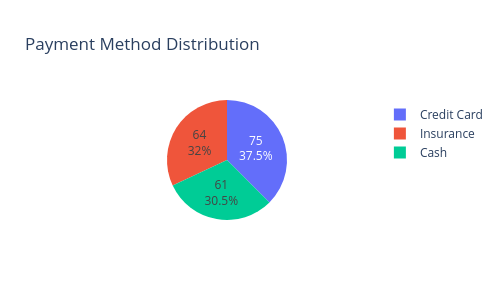

The notebook cell this image was saved under:
### Markdown cell above
#### Payment Method Most Preferred by Patients Using Plotly Library

### Code cell
payment_method = billing['payment_method'].value_counts()
fig = px.pie(
    values = payment_method.values,
    names = payment_method.index,
    title = 'Payment Method Distribution'
)

fig.update_traces(
    textposition = 'inside',
    textinfo = 'value+percent'
)

fig.update_layout(
    width = 500,
    height = 300
)

fig.show()

### Figure 1 — Plotly figure (JSON) as saved in the notebook; plotly's stock layout.template omitted (floating-point values rounded to 4 significant figures)
{"data": [{"domain": {"x": [0, 1], "y": [0, 1]}, "hovertemplate": "label=%{label}<br>value=%{value}<extra></extra>", "labels": ["Credit Card", "Insurance", "Cash"], "legendgroup": "", "name": "", "showlegend": true, "textinfo": "value+percent", "textposition": "inside", "type": "pie", "values": [75, 64, 61]}], "layout": {"height": 300, "legend": {"tracegroupgap": 0}, "title": {"text": "Payment Method Distribution"}, "width": 500}}
